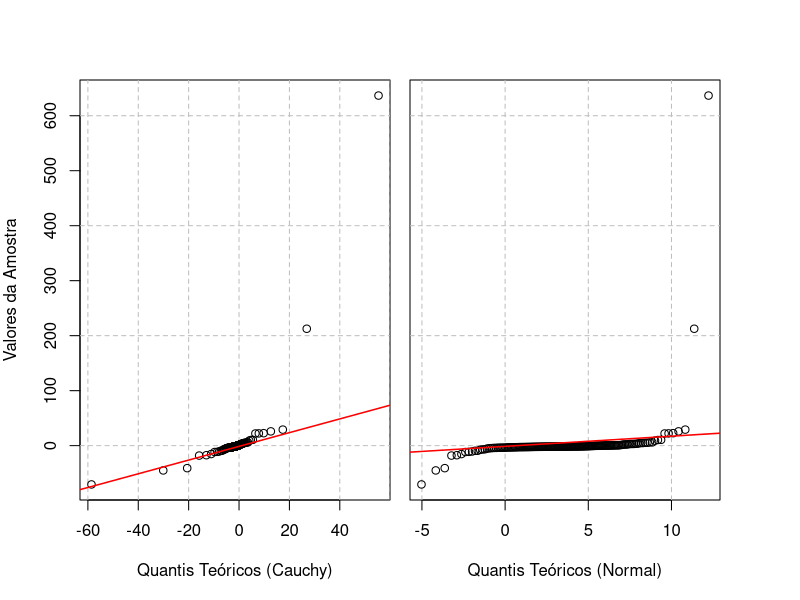

Source code (R):
# Set designated seed 
set.seed(1501)

# Cauchy's distribuition parameters
location = -1.6
scale = 1

# Normal's distribuition parameters
mean = 3.6
sd = 3.4

# Generate sample
sample_size = 178
sample = rcauchy(sample_size, location, scale)

# Find theoretical quantiles
quantiles = (1:sample_size) / (sample_size + 1)
theoretical_quantiles_cauchy = qcauchy(quantiles, location, scale)
theoretical_quantiles_norm = qnorm(quantiles, mean, sd)

# sort sample
sample = sort(sample)
x = 1:sample_size

# Set a specific layout for plot
layout(matrix(c(1,2), ncol=2), widths=c(1,1), heights=c(1,1))

# Adjust the margins for first plot
par(mar=c(5, 4, 4, 0.5))

# Create a blank plot with the grid
plot(theoretical_quantiles_cauchy, sample, type = "n", xlab = "Quantis Teóricos (Cauchy)", ylab = "Valores da Amostra")
abline(h = pretty(range(sample)), v = pretty(range(theoretical_quantiles_cauchy)), col = "gray", lty = "dashed")

# Add the points and line to the plot
points(theoretical_quantiles_cauchy, sample)
qqline(sample, distribution = qcauchy, col="red",lwd = 1.5)

# Adjust the margins for second plot
par(mar=c(5, 0.5, 4, 4))

# Create a blank plot with the grid for the second plot
plot(theoretical_quantiles_norm, sample, type = "n", xlab = "Quantis Teóricos (Normal)", ylab = "", yaxt = "n")
abline(h = pretty(range(sample)), v = pretty(range(theoretical_quantiles_norm)), col = "gray", lty = "dashed")

# Add the points and line to the second plot
points(theoretical_quantiles_norm, sample)
qqline(sample, col="red",lwd = 1.5)


